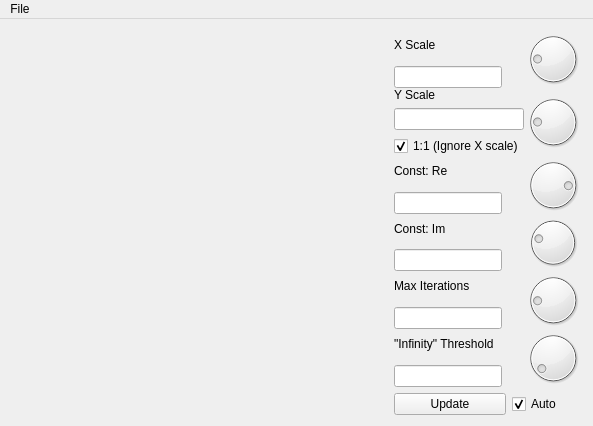
<?xml version="1.0" encoding="UTF-8"?>
<ui version="4.0">
 <class>MainWindow</class>
 <widget class="QMainWindow" name="MainWindow">
  <property name="geometry">
   <rect>
    <x>0</x>
    <y>0</y>
    <width>593</width>
    <height>426</height>
   </rect>
  </property>
  <property name="windowTitle">
   <string>Fractal Image Generator</string>
  </property>
  <widget class="QWidget" name="centralWidget">
   <property name="minimumSize">
    <size>
     <width>593</width>
     <height>0</height>
    </size>
   </property>
   <layout class="QHBoxLayout" name="horizontalLayout" stretch="10,5">
    <item>
     <widget class="RenderArea" name="renderArea" native="true"/>
    </item>
    <item>
     <layout class="QVBoxLayout" name="verticalLayout_2">
      <item>
       <layout class="QFormLayout" name="formLayout">
        <property name="sizeConstraint">
         <enum>QLayout::SetMinimumSize</enum>
        </property>
        <property name="horizontalSpacing">
         <number>0</number>
        </property>
        <property name="verticalSpacing">
         <number>0</number>
        </property>
        <item row="1" column="0">
         <layout class="QVBoxLayout" name="verticalLayout_4">
          <item>
           <widget class="QLabel" name="label_3">
            <property name="text">
             <string>X Scale</string>
            </property>
           </widget>
          </item>
          <item>
           <widget class="QLineEdit" name="in_scale_x"/>
          </item>
         </layout>
        </item>
        <item row="2" column="0">
         <layout class="QVBoxLayout" name="verticalLayout_3">
          <item>
           <widget class="QLabel" name="label_6">
            <property name="text">
             <string>Y Scale</string>
            </property>
           </widget>
          </item>
          <item>
           <widget class="QLineEdit" name="in_scale_y"/>
          </item>
          <item>
           <widget class="QCheckBox" name="cb_auto_scale">
            <property name="text">
             <string>1:1 (Ignore X scale)</string>
            </property>
            <property name="checked">
             <bool>true</bool>
            </property>
           </widget>
          </item>
         </layout>
        </item>
        <item row="3" column="0">
         <layout class="QVBoxLayout" name="verticalLayout_5">
          <item>
           <widget class="QLabel" name="label_2">
            <property name="text">
             <string>Const: Re</string>
            </property>
           </widget>
          </item>
          <item>
           <widget class="QLineEdit" name="in_const_x"/>
          </item>
         </layout>
        </item>
        <item row="4" column="0">
         <layout class="QVBoxLayout" name="verticalLayout_6">
          <item>
           <widget class="QLabel" name="label_5">
            <property name="text">
             <string>Const: Im</string>
            </property>
           </widget>
          </item>
          <item>
           <widget class="QLineEdit" name="in_const_y"/>
          </item>
         </layout>
        </item>
        <item row="5" column="0">
         <layout class="QVBoxLayout" name="verticalLayout_7">
          <item>
           <widget class="QLabel" name="label_4">
            <property name="text">
             <string>Max Iterations</string>
            </property>
           </widget>
          </item>
          <item>
           <widget class="QLineEdit" name="in_max_depth"/>
          </item>
         </layout>
        </item>
        <item row="6" column="0">
         <layout class="QVBoxLayout" name="verticalLayout_8">
          <item>
           <widget class="QLabel" name="label">
            <property name="text">
             <string>&quot;Infinity&quot; Threshold</string>
            </property>
           </widget>
          </item>
          <item>
           <widget class="QLineEdit" name="in_mod_threshold"/>
          </item>
         </layout>
        </item>
        <item row="1" column="1">
         <widget class="QDial" name="k_scale_x">
          <property name="minimum">
           <number>500</number>
          </property>
          <property name="maximum">
           <number>8000</number>
          </property>
          <property name="singleStep">
           <number>50</number>
          </property>
          <property name="pageStep">
           <number>50</number>
          </property>
          <property name="value">
           <number>2000</number>
          </property>
         </widget>
        </item>
        <item row="2" column="1">
         <widget class="QDial" name="k_scale_y">
          <property name="minimum">
           <number>500</number>
          </property>
          <property name="maximum">
           <number>8000</number>
          </property>
          <property name="singleStep">
           <number>50</number>
          </property>
          <property name="pageStep">
           <number>50</number>
          </property>
          <property name="value">
           <number>2000</number>
          </property>
         </widget>
        </item>
        <item row="3" column="1">
         <widget class="QDial" name="k_const_x">
          <property name="minimum">
           <number>-600</number>
          </property>
          <property name="maximum">
           <number>600</number>
          </property>
          <property name="singleStep">
           <number>1</number>
          </property>
          <property name="pageStep">
           <number>1</number>
          </property>
          <property name="value">
           <number>370</number>
          </property>
         </widget>
        </item>
        <item row="4" column="1">
         <widget class="QDial" name="k_const_y">
          <property name="minimum">
           <number>-600</number>
          </property>
          <property name="maximum">
           <number>600</number>
          </property>
          <property name="singleStep">
           <number>1</number>
          </property>
          <property name="pageStep">
           <number>1</number>
          </property>
          <property name="value">
           <number>-300</number>
          </property>
         </widget>
        </item>
        <item row="5" column="1">
         <widget class="QDial" name="k_max_depth">
          <property name="minimum">
           <number>16000</number>
          </property>
          <property name="maximum">
           <number>128000</number>
          </property>
          <property name="singleStep">
           <number>1000</number>
          </property>
          <property name="pageStep">
           <number>1000</number>
          </property>
          <property name="value">
           <number>32000</number>
          </property>
         </widget>
        </item>
        <item row="6" column="1">
         <widget class="QDial" name="k_mod_threshold">
          <property name="minimum">
           <number>500</number>
          </property>
          <property name="maximum">
           <number>64000</number>
          </property>
          <property name="singleStep">
           <number>200</number>
          </property>
          <property name="pageStep">
           <number>200</number>
          </property>
          <property name="value">
           <number>4000</number>
          </property>
         </widget>
        </item>
        <item row="8" column="0">
         <layout class="QHBoxLayout" name="horizontalLayout_3"/>
        </item>
       </layout>
      </item>
      <item>
       <layout class="QHBoxLayout" name="horizontalLayout_2" stretch="8,5">
        <item>
         <widget class="QPushButton" name="btn_update">
          <property name="text">
           <string>Update</string>
          </property>
         </widget>
        </item>
        <item>
         <widget class="QCheckBox" name="cb_autoPaint">
          <property name="text">
           <string>Auto</string>
          </property>
          <property name="checked">
           <bool>true</bool>
          </property>
         </widget>
        </item>
       </layout>
      </item>
     </layout>
    </item>
   </layout>
  </widget>
  <widget class="QMenuBar" name="menuBar">
   <property name="geometry">
    <rect>
     <x>0</x>
     <y>0</y>
     <width>593</width>
     <height>21</height>
    </rect>
   </property>
   <widget class="QMenu" name="menuFile">
    <property name="title">
     <string>File</string>
    </property>
    <addaction name="act_save_as"/>
    <addaction name="actionAbout"/>
    <addaction name="actionExit"/>
   </widget>
   <addaction name="menuFile"/>
  </widget>
  <action name="actionExit">
   <property name="text">
    <string>Exit</string>
   </property>
  </action>
  <action name="act_save_as">
   <property name="text">
    <string>Save as...</string>
   </property>
   <property name="shortcut">
    <string>Ctrl+S</string>
   </property>
  </action>
  <action name="actionAbout">
   <property name="text">
    <string>About</string>
   </property>
  </action>
 </widget>
 <layoutdefault spacing="6" margin="11"/>
 <customwidgets>
  <customwidget>
   <class>RenderArea</class>
   <extends>QWidget</extends>
   <header>renderarea.h</header>
   <container>1</container>
  </customwidget>
 </customwidgets>
 <resources/>
 <connections>
  <connection>
   <sender>actionExit</sender>
   <signal>triggered()</signal>
   <receiver>MainWindow</receiver>
   <slot>close()</slot>
   <hints>
    <hint type="sourcelabel">
     <x>-1</x>
     <y>-1</y>
    </hint>
    <hint type="destinationlabel">
     <x>296</x>
     <y>212</y>
    </hint>
   </hints>
  </connection>
 </connections>
</ui>
